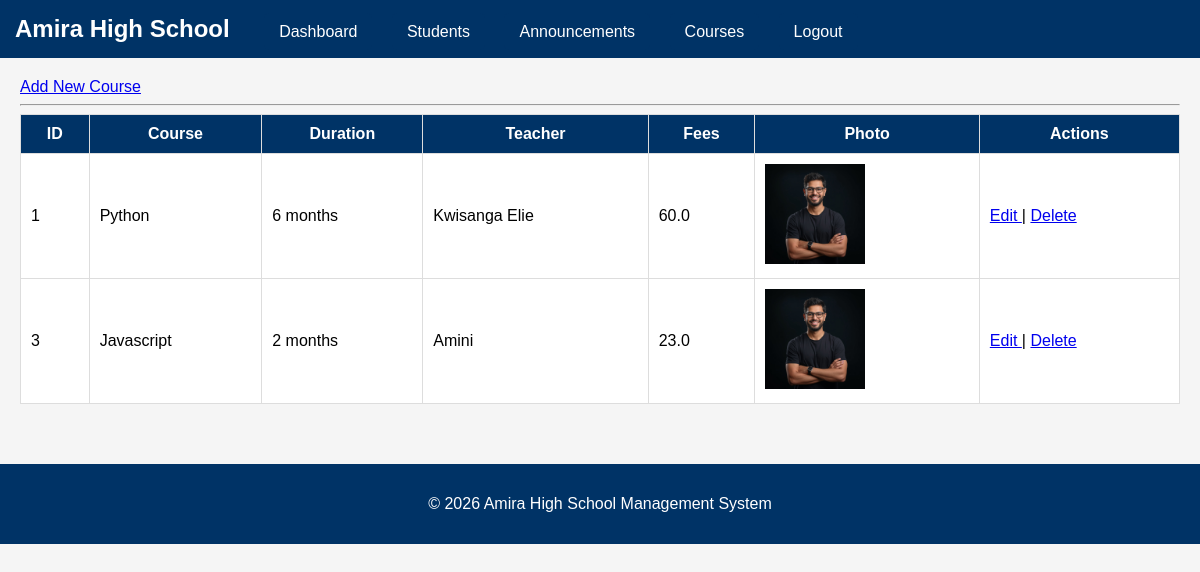
Before: /admin/courses (signed in) with the older database file.
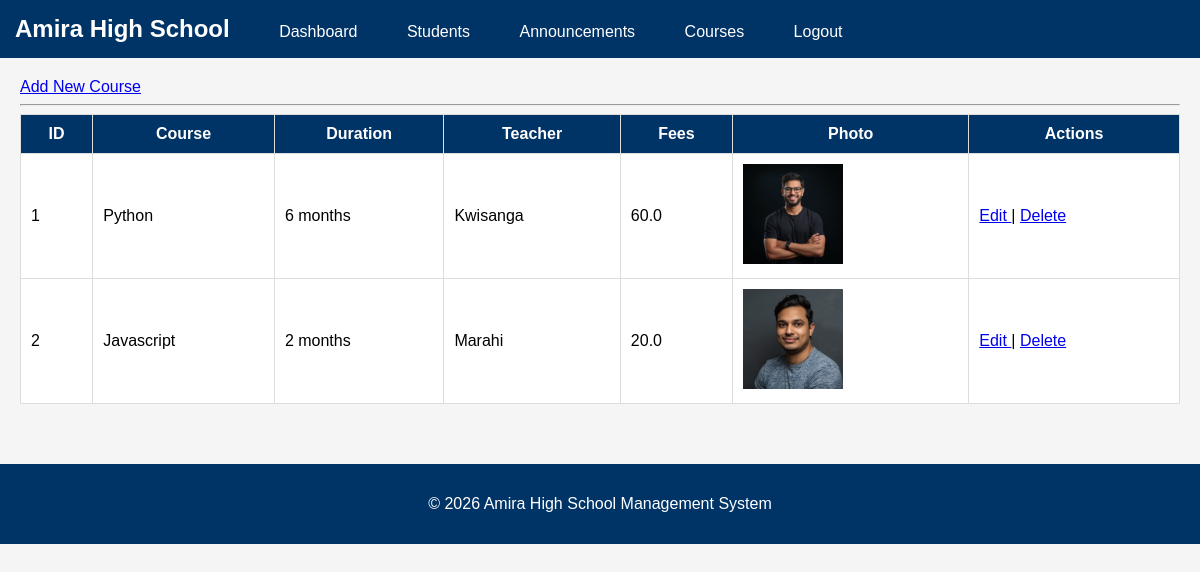
After: the same page with the newer database file.
### tables this page shows
CREATE TABLE courses (
    course_id INTEGER PRIMARY KEY AUTOINCREMENT,
    course_name TEXT NOT NULL,
    duration TEXT NOT NULL,
    teacher TEXT NOT NULL,
    fees REAL NOT NULL,
    photo TEXT
);

### app.py (the view)
@app.route("/admin/courses")
def courses():
    if "user_id" not in session:
        return redirect("/login")
    if session["login_type"] != "admin":
        return "Access Denied"
    courses = get_all_courses()
    return render_template(
        "courses.html",
        courses=courses
    )

### database.py (called while the page is built)
def get_connection():
    conn = sqlite3.connect(DATABASE)
    conn.row_factory = sqlite3.Row
    return conn

def get_all_courses():
    conn = get_connection()
    courses = conn.execute("""
    SELECT *
    FROM courses
    ORDER BY course_id ASC
    """).fetchall()
    conn.close()
    return courses

### templates/courses.html (shortened to what this page needs)
{% extends "base.html" %}
{% block content %}
<a href="/admin/courses/add">
    Add New Course
</a>
<hr>
<table border="1">
<tr>
    <th>ID</th>
    <th>Course</th>
    <th>Duration</th>
    <th>Teacher</th>
    <th>Fees</th>
    <th>Photo</th>
    <th>Actions</th>
</tr>
{% for course in courses %}
<tr>
<td>{{ course.course_id }}</td>
<td>{{ course.course_name }}</td>
<td>{{ course.duration }}</td>
<td>{{ course.teacher }}</td>
<td>{{ course.fees }}</td>
<td>
{% if course.photo %}
<img src="{{ url_for('static',
filename='uploads/courses/' + course.photo) }}"
width="100">
{% endif %}
</td>
<td>
<a href="/admin/courses/edit/{{ course.course_id }}">
Edit
</a>
|
<a href="/admin/courses/delete/{{ course.course_id }}"
onclick="return confirm('Delete this course?')">
Delete
</a>
</td>
</tr>
{% endfor %}
</table>
{% endblock %}

### templates/base.html (shortened to what this page needs)
<!DOCTYPE html>
<html>
<head>
    <link rel="stylesheet"
          href="{{ url_for('static', filename='css/style.css') }}">
</head>
<body>
    <nav>
        <h2>Amira High School</h2>
        {% if session.get("login_type") == "admin" %}
            <a href="/admin/dashboard" class="btn">Dashboard</a>
            <a href="/admin/students" class="btn">Students</a>
            <a href="/admin/announcements" class="btn">Announcements</a>
            <a href="/admin/courses" class="btn">Courses</a>
            <a href="/logout" class="btn">Logout</a>
        {% elif session.get("login_type") == "student" %}
            <a href="/student/dashboard" class="btn">Dashboard</a>
            <a href="/student/announcements" class="btn">Announcements</a>
            <a href="/student/courses" class="btn">Courses</a>
            <a href="/logout" class="btn">Logout</a>
        {% else %}
            <a href="/" class="btn">Home</a>
            <a href="/register" class="btn">Register</a>
            <a href="/login" class="btn">Login</a>
        {% endif %}
    </nav>
    <div class="container">
        {% block content %}
        {% endblock %}
    </div>
 <footer>
    <p>
        © 2026 Amira High School Management System
    </p>
</footer>
</body>
</html>

### static/css/style.css (style rules this page uses)
body { font-family: Arial, sans-serif; margin:0; background:#f5f5f5; }
nav { background:#003366; padding:15px; }
nav h2 { color:white; display:inline; margin-right:30px; }
nav a { color:white; text-decoration:none; margin-right:15px; }
.container { padding:20px; }
table { width:100%; border-collapse:collapse; background:white; }
table th, table td { border:1px solid #ddd; padding:10px; }
table th { background:#003366; color:white; }
.btn { background:#003366; color:white; padding:10px 15px; text-decoration:none; border-radius:5px; }
footer { background:#003366; color:white; text-align:center; padding:15px; margin-top:40px; }

Changed rows visible on the page:
removed courses: course_id "3", course_name "Javascript", duration "2 months", teacher "Amini", fees "23.0", photo (picture)
changed courses "Python": teacher "Kwisanga Elie" → "Kwisanga"
added courses: course_id "2", course_name "Javascript", duration "2 months", teacher "Marahi", fees "20.0", photo (picture)
